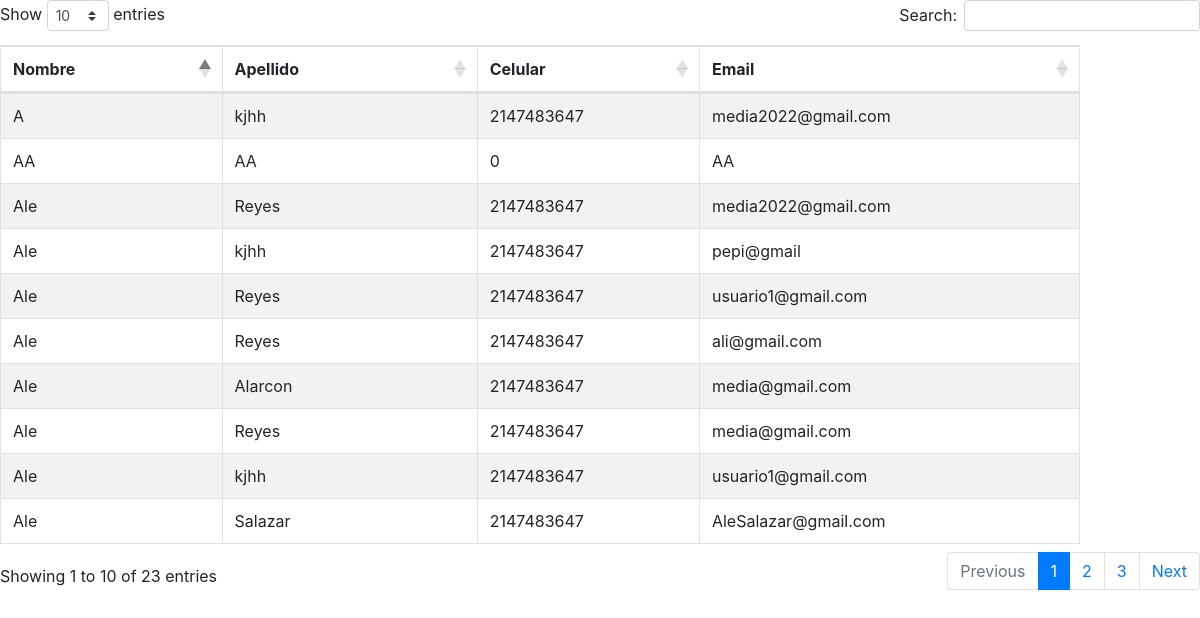
The page /Nuevo/mostrar.php on the database its author committed.
### tables this page shows
CREATE TABLE `cliente` (
  `id_cliente` int(11) NOT NULL,
  `nombre` varchar(50) NOT NULL,
  `apellido` varchar(50) NOT NULL,
  `celular` int(10) NOT NULL,
  `email` varchar(50) NOT NULL,
  `contrasenia` varchar(100) NOT NULL
);

### Nuevo/cliente.php (called while the page is built, shortened)
<?php
class cliente{
    public static function mostrar(){
        $conexion = new Conexion();
        $consulta = $conexion->prepare('SELECT * FROM ' . self::TABLA . ' ORDER BY nombre');
        $consulta -> execute();
        $registros = $consulta->fetchAll();
        return $registros;
    }
}
?>

### Nuevo/mostrar.php (the view, shortened to what this page needs)
<?php
require_once "cliente.php";
$clientes = cliente::mostrar();
?>
<html>
<head>
    <link rel="stylesheet" href="https://cdnjs.cloudflare.com/ajax/libs/twitter-bootstrap/4.5.2/css/bootstrap.css">
    <link rel="stylesheet" href="https://cdn.datatables.net/1.13.7/css/dataTables.bootstrap4.min.css">
</head>
<body>
    <table id="myTable" class="table table-striped table-bordered" style="width:90%">
        <thead>
            <tr>
                <th>Nombre</th>
                <th>Apellido</th>
                <th>Celular</th>
                <th>Email</th>
            </tr>
        </thead>
        <tbody>
            <?php foreach ($clientes as $cliente): ?>
                <tr>
                    <td><?php echo $cliente['nombre']; ?></td>
                    <td><?php echo $cliente['apellido']; ?></td>
                    <td><?php echo $cliente['celular']; ?></td>
                    <td><?php echo $cliente['email']; ?></td>
                </tr>
            <?php endforeach; ?>
        </tbody>
    </table>
</html>

### rows shown on the page
cliente: nombre "A", apellido "kjhh", celular "2147483647", email "media2022@gmail.com"
cliente: nombre "AA", apellido "AA", celular "0", email "AA"
cliente: nombre "Ale", apellido "Reyes", celular "2147483647", email "media2022@gmail.com"
cliente: nombre "Ale", apellido "kjhh", celular "2147483647", email "pepi@gmail"
cliente: nombre "Ale", apellido "Reyes", celular "2147483647", email "usuario1@gmail.com"
cliente: nombre "Ale", apellido "Reyes", celular "2147483647", email "ali@gmail.com"
cliente: nombre "Ale", apellido "Alarcon", celular "2147483647", email "media@gmail.com"
cliente: nombre "Ale", apellido "Reyes", celular "2147483647", email "media@gmail.com"
cliente: nombre "Ale", apellido "kjhh", celular "2147483647", email "usuario1@gmail.com"
cliente: nombre "Ale", apellido "Salazar", celular "2147483647", email "AleSalazar@gmail.com"
